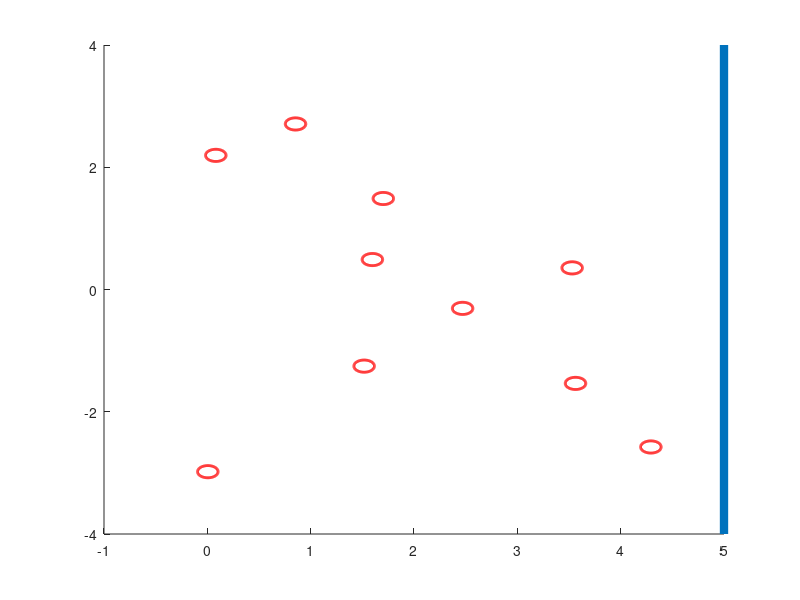

Recreate this plot in MATLAB. (Note: this script raises an error after producing the figure.)
%% save the entry from the 

%%% pole generator
%%%%%%%%%%%%%%%%%%%%%%%%%%%%%%%%%%%
area = [0,5; -4,4]; % first row x-boundaries, second row y-boundaries
%%
nPoles = 10;
poles = zeros(2,nPoles);
poles(1, :) = rand(1, nPoles)*diff(area(1,:)) + area(1,1);
poles(2, :) = rand(1, nPoles)*diff(area(2,:)) + area(2,1);

%
polesTooClose = 1;

closenessTresh = 0.8;
while polesTooClose
    D = squareform(pdist(poles'));
    linIdx = find(triu(D,1) < closenessTresh & triu(D,1) >0);
    if isempty(linIdx)
        polesTooClose = 0;
        continue
    end
    %poles(:, probPoleIdx) = [];
    [probPoleIdx, ~] = ind2sub(size(D), linIdx);
    nNewPoles = numel(probPoleIdx);
    poles(1, probPoleIdx) = rand(1, nNewPoles)*diff(area(1,:)) + area(1,1);
    poles(2, probPoleIdx) = rand(1, nNewPoles)*diff(area(2,:)) + area(2,1);
end

%%
figure(1); clf;
viscircles(poles', 0.1*ones(1,length(poles)))
hold on
targetLine = plot(area(1,[2,2]), area(2,:), 'LineWidth',6)
targetLine.Color(4) = 0.5;
%plot(poles(1,:), poles(2,:), 'o')
axis equal
xlim(area(1,:)+[0,1])
ylim(area(2,:))

lineSeg = [1,1; 3.8,0];
plot(lineSeg(:,1), lineSeg(:,2), 'LineWidth', 4)
%% %%%%%%%%%%%%
%%% collision test
%%%%%%%%%%%%%%%%%%%%%%%%%%%%%%%%%%%%%%%%%%%%%%
% assume poles in (2,n)
r = 0.1;
d = diff(lineSeg,1,1);
f = lineSeg(1,:) - poles';

a = d*d'; % length 1 (line segment)
b = 2*sum(f .* d, 2); % length n
c = sum(f.^2,2)-r^2; % length n

discriminant = b.^2 - 4*a*c;

potCollision = discriminant > 0;


%
% TODO: possibly refactor, default to collision, for sake of safety, and
% only change to 0?
if ~any(potCollision)
    collision = 0;
    disp('here')
else
    t1 = (-b(potCollision) - discriminant(potCollision))/(2*a);
    t2 = (-b(potCollision) + discriminant(potCollision))/(2*a);
    % 3x HIT cases:
    %          -o->             --|-->  |            |  --|->
    % Impale(t1 hit,t2 hit), Poke(t1 hit,t2>1), ExitWound(t1<0, t2 hit)
    % (hit between 0, 1)
    if any((t1 >= 0 & t1 <= 1) | (t2 >= 0 & t2 <= 1))
        % first check tests impale, poke, second checks exit wound
        collision = 1;
    else
        collision = 0;  
    end
end
collision
%% testing
t1 = (-b(potCollision) - discriminant(potCollision))/(2*a);
t2 = (-b(potCollision) + discriminant(potCollision))/(2*a);
idx = (t1 >= 0 & t1 <= 1) | (t2 >= 0 & t2 <= 1);

colPoles = poles(:, potCollision);

plot(colPoles(1, idx), colPoles(2, idx), 'x');
